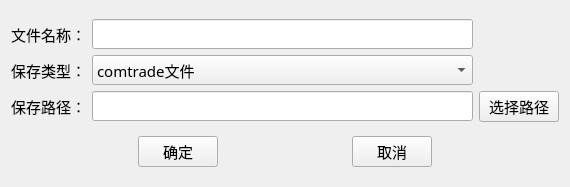
<?xml version="1.0" encoding="UTF-8"?>
<ui version="4.0">
 <class>QSaveComTradeCfgDlg</class>
 <widget class="QWidget" name="QSaveComTradeCfgDlg">
  <property name="geometry">
   <rect>
    <x>0</x>
    <y>0</y>
    <width>570</width>
    <height>187</height>
   </rect>
  </property>
  <property name="font">
   <font>
    <family>宋体</family>
    <pointsize>11</pointsize>
   </font>
  </property>
  <property name="windowTitle">
   <string>文件保存配置</string>
  </property>
  <layout class="QVBoxLayout" name="verticalLayout" stretch="2,1">
   <item>
    <layout class="QGridLayout" name="gridLayout">
     <item row="1" column="1">
      <widget class="QComboBox" name="m_Comb_FileType">
       <item>
        <property name="text">
         <string>comtrade文件</string>
        </property>
       </item>
      </widget>
     </item>
     <item row="0" column="1">
      <widget class="QLineEdit" name="m_Edit_FileName"/>
     </item>
     <item row="0" column="0">
      <widget class="QLabel" name="m_Label_FileName">
       <property name="text">
        <string>文件名称：</string>
       </property>
      </widget>
     </item>
     <item row="1" column="0">
      <widget class="QLabel" name="m_LaBel_SaveType">
       <property name="text">
        <string>保存类型：</string>
       </property>
      </widget>
     </item>
     <item row="2" column="0">
      <widget class="QLabel" name="m_Label_SavePath">
       <property name="text">
        <string>保存路径：</string>
       </property>
      </widget>
     </item>
     <item row="2" column="1">
      <widget class="QLineEdit" name="m_Edit_FilePath"/>
     </item>
     <item row="2" column="2">
      <widget class="QPushButton" name="m_Btn_ChoosePath">
       <property name="text">
        <string>选择路径</string>
       </property>
      </widget>
     </item>
    </layout>
   </item>
   <item>
    <layout class="QHBoxLayout" name="horizontalLayout">
     <item>
      <spacer name="horizontalSpacer">
       <property name="orientation">
        <enum>Qt::Horizontal</enum>
       </property>
       <property name="sizeHint" stdset="0">
        <size>
         <width>40</width>
         <height>20</height>
        </size>
       </property>
      </spacer>
     </item>
     <item>
      <widget class="QPushButton" name="m_Btn_OK">
       <property name="text">
        <string>确定</string>
       </property>
      </widget>
     </item>
     <item>
      <spacer name="horizontalSpacer_2">
       <property name="orientation">
        <enum>Qt::Horizontal</enum>
       </property>
       <property name="sizeHint" stdset="0">
        <size>
         <width>40</width>
         <height>20</height>
        </size>
       </property>
      </spacer>
     </item>
     <item>
      <widget class="QPushButton" name="m_Btn_Cancel">
       <property name="text">
        <string>取消</string>
       </property>
      </widget>
     </item>
     <item>
      <spacer name="horizontalSpacer_3">
       <property name="orientation">
        <enum>Qt::Horizontal</enum>
       </property>
       <property name="sizeHint" stdset="0">
        <size>
         <width>40</width>
         <height>20</height>
        </size>
       </property>
      </spacer>
     </item>
    </layout>
   </item>
  </layout>
 </widget>
 <layoutdefault spacing="6" margin="11"/>
 <resources/>
 <connections/>
</ui>
